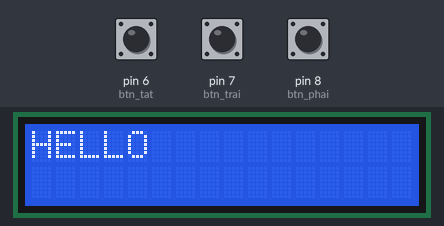
A sketch run on a simulated Arduino Uno, built with avr-gcc and run on an emulated ATmega328P. Shown: 16×2 character LCD. The inputs (shaded band) are chosen by the test bench; at power-on: pin 6 (btn_tat) LOW, pin 8 (btn_phai) LOW, pin 7 (btn_trai) LOW.

Above: at 1.2 s.
1.3 s: pin 6 (btn_tat) pulled HIGH for 0.15 s
At 2.3 s:
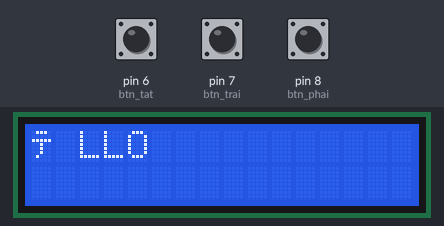
2.9 s: pin 8 (btn_phai) pulled HIGH for 0.15 s
At 3.6 s:
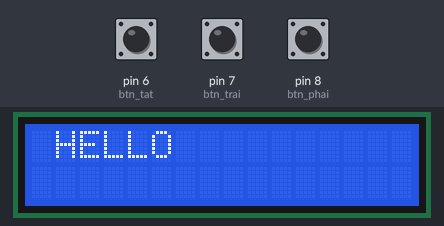
4.5 s: pin 6 (btn_tat) pulled HIGH for 1 s
At 5.9 s:
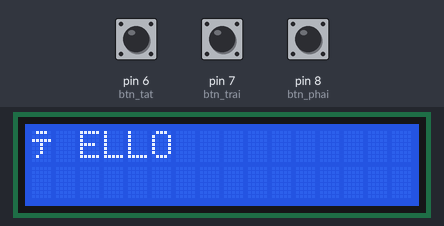
7.0 s: pin 8 (btn_phai) pulled HIGH for 1 s
At 7.9 s:
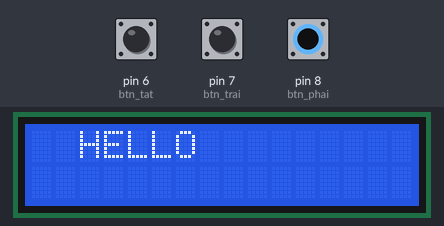
9.5 s: pin 6 (btn_tat) pulled HIGH for 0.15 s
At 10.7 s:
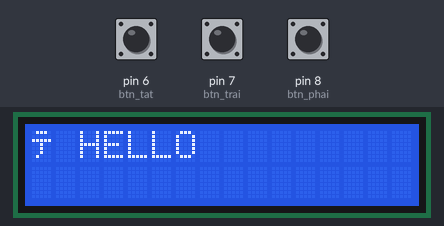
11.1 s: pin 7 (btn_trai) pulled HIGH for 0.15 s
At 12.2 s:
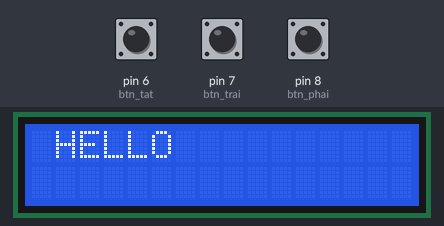
Timing chart, 0 to 13.7 s (numbered marks = the images above; inputs shaded):
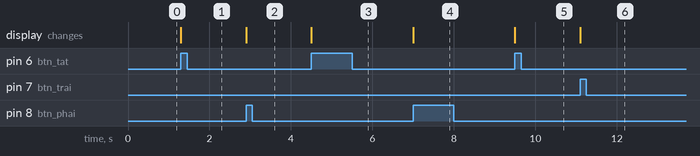

The sketch:

bai6.ino
```cpp
#include<LiquidCrystal.h>

LiquidCrystal lcd(12,11,5,4,3,2);
int btn_tat = 6;
int btn_trai = 7;
int btn_phai = 8;

int btn_pre_tat = LOW;
int btn_pre_trai = LOW;
int btn_pre_phai = LOW;

String hienThi = "HELLO";

int viTri = 0;
void setup() {
  lcd.begin(16,2);
  pinMode(btn_trai,INPUT);
  pinMode(btn_phai,INPUT);
  pinMode(btn_tat,INPUT);
  lcd.setCursor(0,0);
  lcd.print(hienThi);
}

void loop() {

  int btn_tt_tat = digitalRead(btn_tat);
  int btn_tt_trai = digitalRead(btn_trai);
  int btn_tt_phai = digitalRead(btn_phai);

  if(btn_tt_tat == HIGH && btn_pre_tat == LOW){
    lcd.setCursor(0,0);
    lcd.print("Ô");
  }
  if(btn_tt_phai == HIGH && btn_pre_phai == LOW){
    viTri++;
    if(viTri > 16-hienThi.length()) viTri = 16-hienThi.length();
    lcd.clear();
    lcd.setCursor(viTri, 0);
    lcd.print(hienThi);
  }
  if(btn_tt_trai == HIGH && btn_pre_trai == LOW){
    viTri--;
    if(viTri < 0) viTri = 0;
    lcd.clear();
    lcd.setCursor(viTri, 0);
    lcd.print(hienThi);
  }


  btn_pre_tat = btn_tt_tat;
  btn_pre_trai = btn_tt_trai;
  btn_pre_phai = btn_tt_phai;
}
```

Measured:
- after the input at 1.3 s, the display: changes at once (image 1)
- after the input at 2.9 s, the display: changes at once (image 2)
- after the input at 4.5 s, the display: changes at once (image 3)
- after the input at 7.0 s, the display: changes at once (image 4)
- after the input at 9.5 s, the display: changes at once (image 5)
- after the input at 11.1 s, the display: changes at once (image 6)
